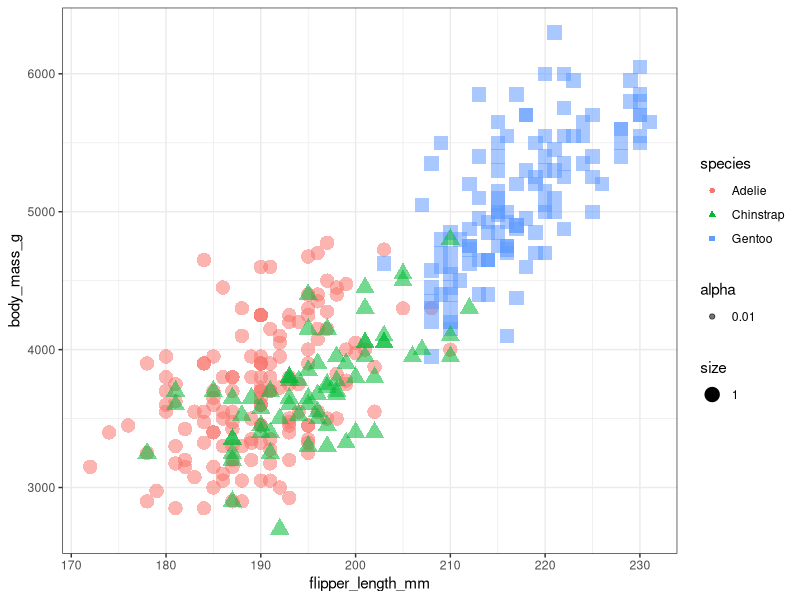
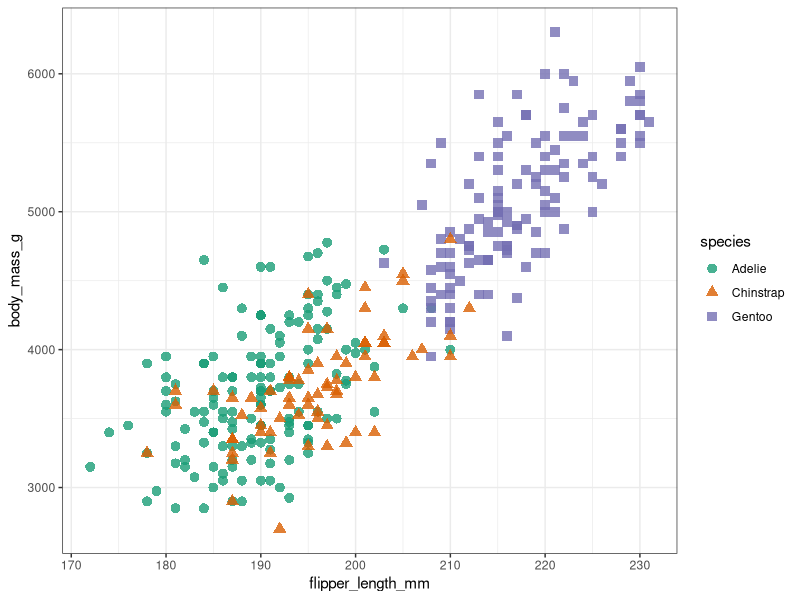
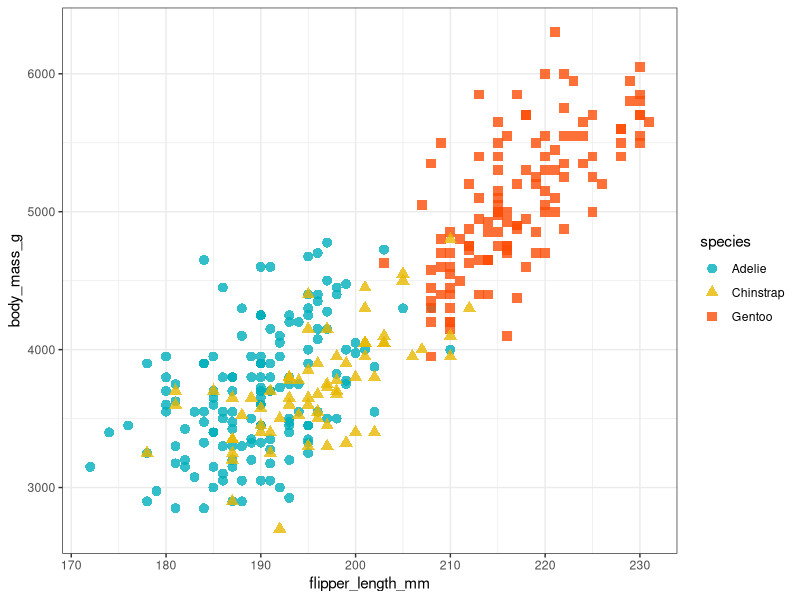
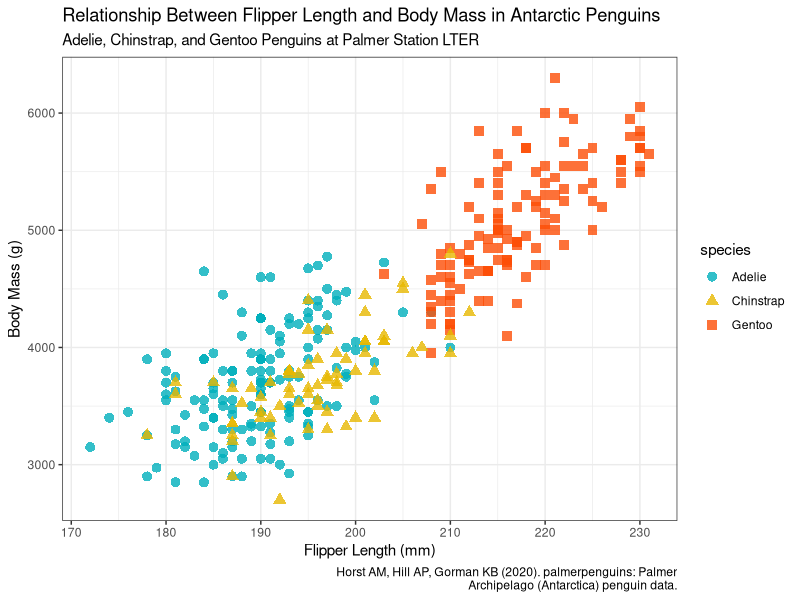
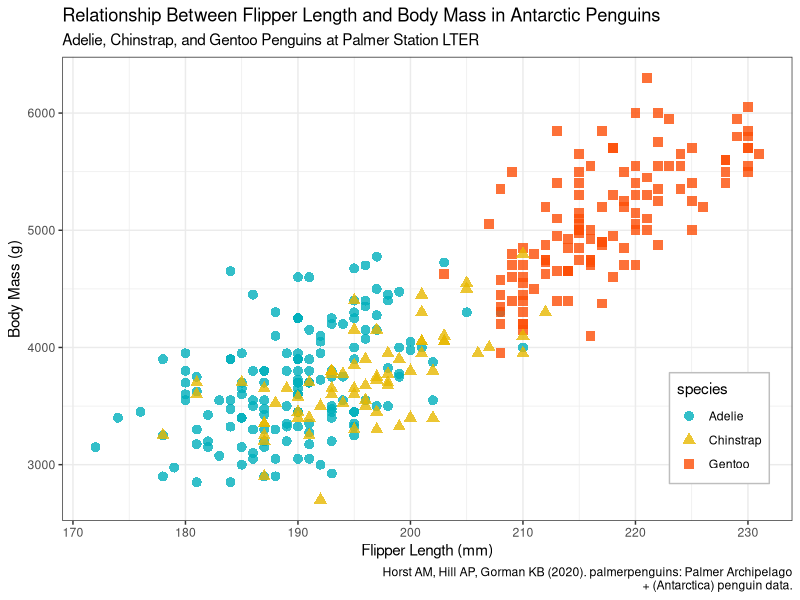

Reproduce these figures in R, in order.
# simple data visualization using palmerpenguin package

# load in packages
library(palmerpenguins)
library(ggplot2)
library(tidyverse)
library(RColorBrewer)

# define scatterplot using geom_point function, but easier to manipulate data when using ggplot function aes() instead
ggplot(penguins) +
  geom_point(aes(x = flipper_length_mm,
                 y = body_mass_g,
                 color = species,
                 shape = species,
                 size = 1, 
                 alpha = 0.01)) +
  theme_bw()

# define object w/ggplot parameters
size_test <- ggplot(penguins,
                    aes(x = flipper_length_mm,
                        y = body_mass_g,
                        color = species,
                        shape = species)) +
  geom_point(size = 3, alpha = 0.8) +
  theme_bw()

# Change color palette OR
size_test + 
  scale_color_brewer(palette = "Dark2")

# Manipulate colors manually 
size_test + 
  scale_color_manual(values = c("#00AFBB",
                                "#E7B800",
                                "#FC4E07"))

# Add proper titles
size_test +
scale_color_manual(values = c("#00AFBB", 
                              "#E7B800",
                              "#FC4E07")) +
labs(title = "Relationship Between Flipper Length and Body Mass in Antarctic Penguins",
     subtitle = "Adelie, Chinstrap, and Gentoo Penguins at Palmer Station LTER",
     caption = "Horst AM, Hill AP, Gorman KB (2020). palmerpenguins: Palmer
  Archipelago (Antarctica) penguin data.", 
     x = "Flipper Length (mm)",
     y = "Body Mass (g)")

# Adjust legend to fit within plot + display legend border
size_test + 
scale_color_manual(values = c("#00AFBB",
                              "#E7B800", 
                              "#FC4E07")) +
labs(title = "Relationship Between Flipper Length and Body Mass in Antarctic Penguins",
  subtitle = "Adelie, Chinstrap, and Gentoo Penguins at Palmer Station LTER",
  caption = "Horst AM, Hill AP, Gorman KB (2020). palmerpenguins: Palmer Archipelago
  + (Antarctica) penguin data.",
  x = "Flipper Length (mm)",
  y = "Body Mass (g)") +
theme(legend.position = c(0.9,0.2),
      legend.background = element_rect(size = 0.5,
                                       linetype = "solid",
                                       color = "gray"))
